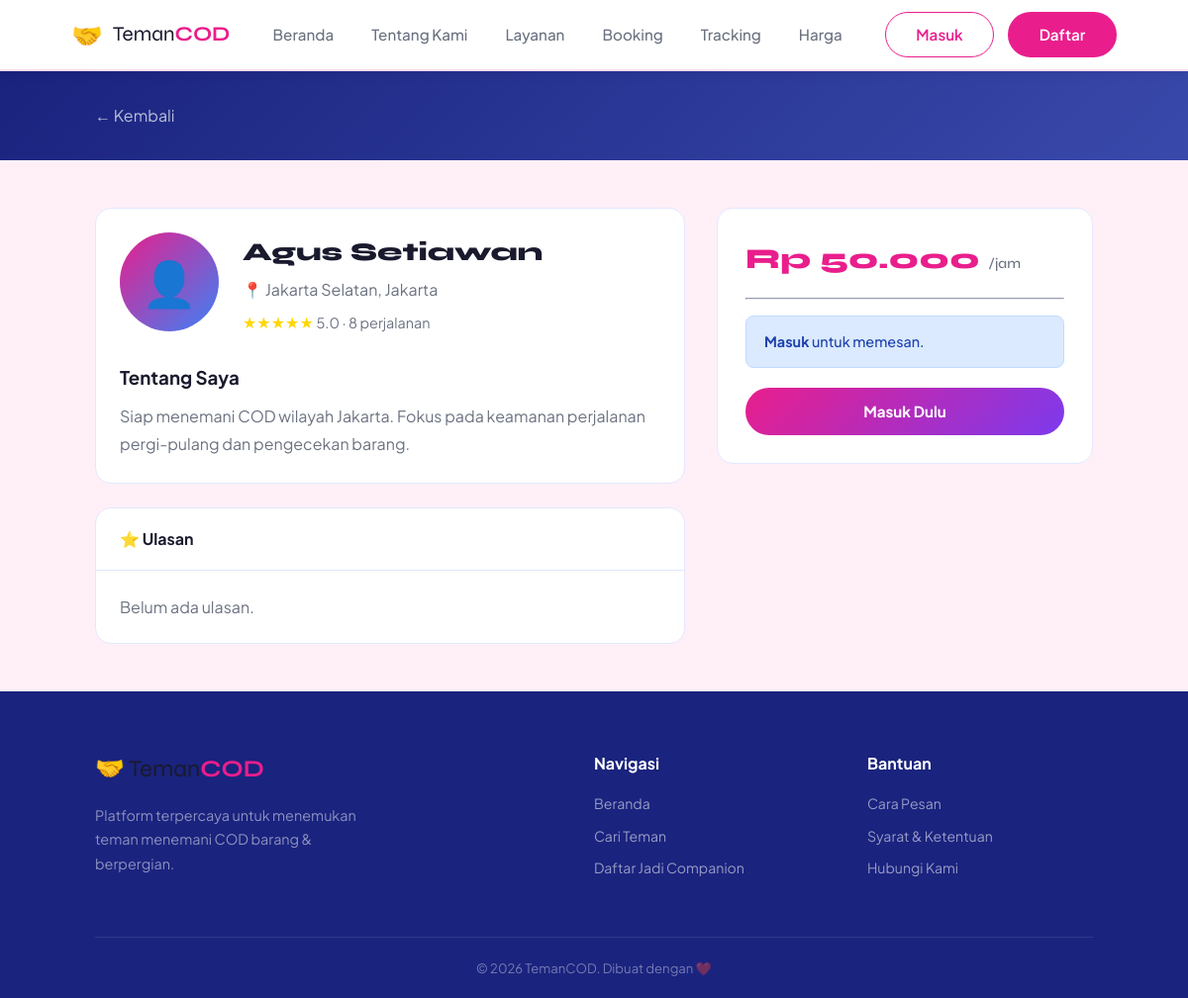
The page /pages/companion_detail.php?id=2 on the database its author committed.
### tables this page shows
CREATE TABLE IF NOT EXISTS `Companions` (
  `Id` INT AUTO_INCREMENT PRIMARY KEY,
  `User_id` INT NOT NULL,
  `Deskripsi` TEXT DEFAULT NULL,
  `Harga_per_jam` DECIMAL(10,2) NOT NULL DEFAULT 50000.00,
  `Lokasi` VARCHAR(255) DEFAULT NULL,
  `Kota` VARCHAR(100) DEFAULT NULL,
  `Status` ENUM('aktif', 'nonaktif') NOT NULL DEFAULT 'aktif',
  `Rating` DECIMAL(3,2) NOT NULL DEFAULT 0.00,
  `Total_Order` INT NOT NULL DEFAULT 0,
  FOREIGN KEY (`User_id`) REFERENCES `users` (`id`) ON DELETE CASCADE
);

CREATE TABLE IF NOT EXISTS `users` (
  `id` INT AUTO_INCREMENT PRIMARY KEY,
  `nama` VARCHAR(255) NOT NULL,
  `email` VARCHAR(255) NOT NULL UNIQUE,
  `password` VARCHAR(255) NOT NULL,
  `no_hp` VARCHAR(50) DEFAULT NULL,
  `role` ENUM('user', 'companion', 'admin') NOT NULL DEFAULT 'user',
  `foto` VARCHAR(255) DEFAULT NULL,
  `created_at` TIMESTAMP DEFAULT CURRENT_TIMESTAMP
);

### includes/functions.php (called while the page is built, shortened)
<?php
function isLoggedIn() {
    return isset($_SESSION['user_id']);
}
function formatRupiah($angka) {
    return 'Rp ' . number_format($angka, 0, ',', '.');
}
function getStars($rating) {
    $stars = '';
    for ($i = 1; $i <= 5; $i++) {
        $stars .= $i <= $rating ? '★' : '☆';
    }
    return $stars;
}
?>

### pages/companion_detail.php (the view, shortened to what this page needs)
<?php
require_once '../includes/config.php';
require_once '../includes/functions.php';
$id = intval($_GET['id'] ?? 0);
$companion = $conn->query("SELECT c.*, u.nama, u.foto, u.no_hp FROM Companions c JOIN users u ON c.User_id = u.id WHERE c.Id = $id")->fetch_assoc();
$reviews = $conn->query("SELECT r.*, u.nama as reviewer_nama FROM Reviews r JOIN users u ON r.User_id = u.id WHERE r.Companion_id = $id ORDER BY r.Created_at DESC LIMIT 10");
include '../includes/header.php';
?>
<div class="page-hero" style="padding:32px 8%">
    <a href="companions.php" style="color:rgba(255,255,255,0.7)">← Kembali</a>
</div>
<div class="detail-grid">
    <div>
        <div class="card" style="margin-bottom:24px">
            <div class="card-body">
                <div class="companion-detail-header">
                    <div class="detail-avatar">👤</div>
                    <div>
                        <h1 style="font-family:'Syne',sans-serif;font-size:1.6rem;font-weight:800;margin-bottom:4px"><?= htmlspecialchars($companion['nama']) ?></h1>
                        <p style="color:var(--text-muted);margin-bottom:8px">📍 <?= htmlspecialchars($companion['Lokasi'] ?? '') ?>, <?= htmlspecialchars($companion['Kota']) ?></p>
                        <span style="color:#FFD700"><?= getStars(round($companion['Rating'])) ?></span>
                        <span style="color:var(--text-muted);font-size:0.9rem"> <?= number_format($companion['Rating'],1) ?> · <?= $companion['Total_Order'] ?> perjalanan</span>
                    </div>
                </div>
                <?php if ($companion['Deskripsi']): ?>
                    <h3 style="font-weight:700;margin-bottom:10px">Tentang Saya</h3>
                    <p style="color:var(--text-muted);line-height:1.8"><?= nl2br(htmlspecialchars($companion['Deskripsi'])) ?></p>
                <?php endif; ?>
            </div>
        </div>
        <div class="card">
            <div class="card-header-bar"><h3>⭐ Ulasan</h3></div>
            <div class="card-body">
                <?php if ($reviews->num_rows > 0): ?>
                    <?php while ($r = $reviews->fetch_assoc()): ?>
                    <div class="review-card">
                        <div class="review-header">
                            <div class="review-avatar"><?= strtoupper(substr($r['reviewer_nama'],0,1)) ?></div>
                            <div class="review-meta">
                                <div class="name"><?= htmlspecialchars($r['reviewer_nama']) ?></div>
                                <div class="date"><?= str_repeat('★',$r['Rating']) ?></div>
                            </div>
                        </div>
                        <p class="review-text"><?= htmlspecialchars($r['Komentar']) ?></p>
                    </div>
                    <?php endwhile; ?>
                <?php else: ?>
                    <p style="color:var(--text-muted)">Belum ada ulasan.</p>
                <?php endif; ?>
            </div>
        </div>
    </div>
    <div>
        <div class="book-card">
            <div class="price-big"><?= formatRupiah($companion['Harga_per_jam']) ?> <span style="font-size:0.9rem;font-weight:500;color:var(--text-muted);font-family:inherit">/jam</span></div>
            <hr style="margin:16px 0;border-color:var(--border)">
            <?php if (!isLoggedIn()): ?>
                <div class="alert alert-info"><a href="login.php" style="font-weight:700">Masuk</a> untuk memesan.</div>
                <a href="login.php" class="btn btn-primary btn-block">Masuk Dulu</a>
            <?php elseif ($_SESSION['role'] === 'companion'): ?>
                <div class="alert alert-warning">Companion tidak bisa memesan companion lain.</div>
            <?php endif; ?>
        </div>
    </div>
</div>
<?php include '../includes/footer.php'; ?>

### css/style.css (style rules this page uses)
*, *::before, *::after { box-sizing: border-box; margin: 0; padding: 0; }
:root { --primary: #E91E8C; --primary-dark: #C2177A; --secondary: #1A237E; --accent: #64B5F6; --bg: #FFF0F8; --card: #FFFFFF; --text: #1A1A2E; --text-muted: #6B7280; --border: #E3E8FF; --success: #10B981; --danger: #EF4444; --warning: #F59E0B; --shadow: 0 4px 24px rgba(233,30,140,0.08); --shadow-lg: 0 8px 40px rgba(233,30,140,0.15); --radius: 16px; --radius-sm: 8px; }
html { scroll-behavior: smooth; }
body { font-family: 'Plus Jakarta Sans', sans-serif; background: var(--bg); color: var(--text); line-height: 1.6; }
a { text-decoration: none; color: inherit; }
.btn { display: inline-flex; align-items: center; justify-content: center; gap: 8px; padding: 12px 28px; border-radius: 50px; font-family: inherit; font-weight: 700; font-size: 0.95rem; cursor: pointer; border: none; transition: all 0.25s; }
.btn-primary { background: linear-gradient(135deg, #E91E8C, #7C3AED); color: #fff; }
.btn-block { width: 100%; }
.alert { padding: 14px 18px; border-radius: var(--radius-sm); margin-bottom: 20px; font-size: 0.9rem; font-weight: 500; }
.alert-info { background: #DBEAFE; color: #1E40AF; border: 1px solid #BFDBFE; }
.page-hero { background: linear-gradient(135deg, #1A237E 0%, #3949AB 100%); color: #fff; padding: 56px 8%; }
.detail-grid { display: grid; grid-template-columns: 1fr 380px; gap: 32px; padding: 48px 8%; }
.companion-detail-header { display: flex; align-items: flex-start; gap: 24px; margin-bottom: 28px; }
.detail-avatar { width: 100px; height: 100px; border-radius: 50%; background: linear-gradient(135deg, #E91E8C, #3B82F6); display: flex; align-items: center; justify-content: center; font-size: 2.8rem; flex-shrink: 0; overflow: hidden; }
.book-card { background: #fff; border-radius: var(--radius); border: 1px solid var(--border); padding: 28px; position: sticky; top: 88px; }
.price-big { font-family: 'Syne', sans-serif; font-size: 1.8rem; font-weight: 800; color: var(--primary); }
.card { background: #fff; border-radius: var(--radius); border: 1px solid var(--border); overflow: hidden; }
.card-body { padding: 24px; }
.card-header-bar { padding: 18px 24px; border-bottom: 1px solid var(--border); display: flex; align-items: center; justify-content: space-between; }
.card-header-bar h3 { font-weight: 700; font-size: 1rem; }

### rows shown on the page
companions: User.nama "Agus Setiawan", Lokasi "Jakarta Selatan", Kota "Jakarta", Rating "★★★★★", Rating "5.0", Total_Order "8", Deskripsi "Siap menemani COD wilayah Jakarta. Fokus pada keamanan perjalanan pergi-pulang dan pengecekan barang.", Harga_per_jam "Rp 50.000"
